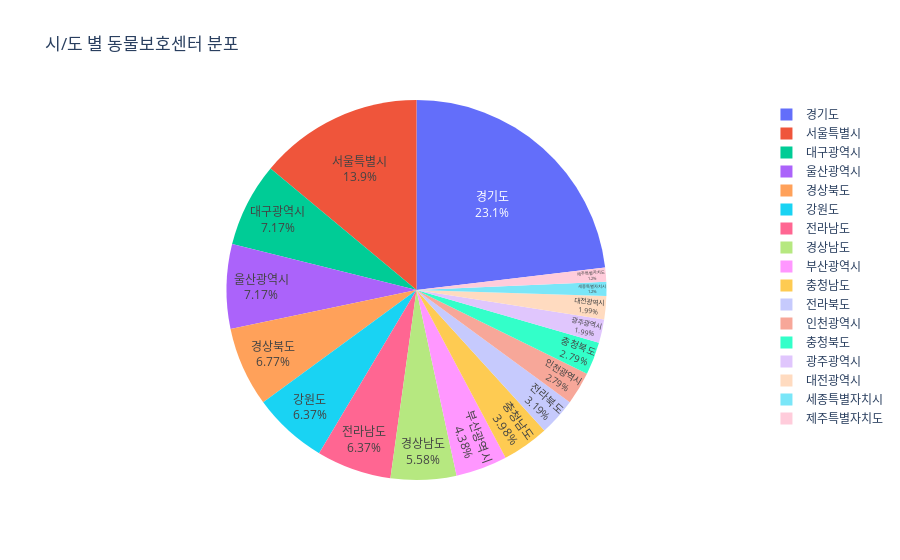

Notebook source saved alongside this figure:
### Code cell
df_center[['careAddr', 'careAddr_0']].groupby(['careAddr_0']).count()
fig = px.pie(df_center[['careAddr', 'careAddr_0']].groupby(['careAddr_0']).count().reset_index(),
             values='careAddr', names='careAddr_0', title='시/도 별 동물보호센터 분포',
            hover_data=['careAddr_0'], labels={'careAddr_0':'지역'})
fig.update_traces(textposition='inside', textinfo='percent+label')
fig.show()

### Figure 1 — Plotly figure (JSON) as saved in the notebook; plotly's stock layout.template omitted (floating-point values rounded to 4 significant figures)
{"data": [{"customdata": [["강원도"], ["경기도"], ["경상남도"], ["경상북도"], ["광주광역시"], ["대구광역시"], ["대전광역시"], ["부산광역시"], ["서울특별시"], ["세종특별자치시"], ["울산광역시"], ["인천광역시"], ["전라남도"], ["전라북도"], ["제주특별자치도"], ["충청남도"], ["충청북도"]], "domain": {"x": [0, 1], "y": [0, 1]}, "hovertemplate": "지역=%{customdata[0]}<br>careAddr=%{value}<extra></extra>", "labels": ["강원도", "경기도", "경상남도", "경상북도", "광주광역시", "대구광역시", "대전광역시", "부산광역시", "서울특별시", "세종특별자치시", "울산광역시", "인천광역시", "전라남도", "전라북도", "제주특별자치도", "충청남도", "충청북도"], "legendgroup": "", "name": "", "showlegend": true, "textinfo": "percent+label", "textposition": "inside", "type": "pie", "values": [16, 58, 14, 17, 5, 18, 5, 11, 35, 3, 18, 7, 16, 8, 3, 10, 7]}], "layout": {"legend": {"tracegroupgap": 0}, "title": {"text": "시/도 별 동물보호센터 분포"}}}
